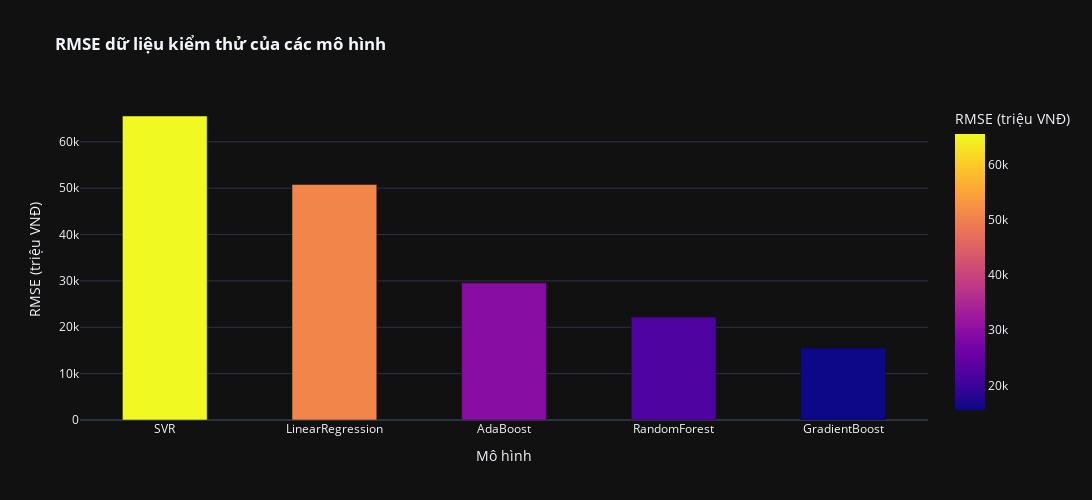

The cell this chart's notebook holds for it:
### Markdown cell above
-   Dữ liệu sau khi được xử lí ngoại lệ kết hợp chuẩn hóa có giá trị chênh lệch trung bình của giá dự đoán từ mô hình và giá trị thực tế (RMSE) gấp từ 2 - 4 lần so với dữ liệu không tiền xử lí ở các mô hình Random Forest, Gradient Boost, AdaBoost. Vì vậy không thể dùng dữ liệu sau khi xử lí ngoại lệ kết hợp chuẩn hóa để sử dụng cho các mô hình này được.
-   So với dữ liệu không được tiền xử lí, dữ liệu được chuẩn hóa có RMSE thấp hơn ở 3/5 mô hình  nên có thể sử dụng dữ liệu đã chuẩn hóa trong trường hợp sử dụng các mô hình Gradient Boost, AdaBoost.

### Code cell
df_plot = result_test_df.iloc[[1]].transpose()
df_plot.columns = ['RMSE']
df_plot = df_plot.sort_values('RMSE', ascending=False)
fig = px.bar(data_frame=df_plot, y='RMSE', color='RMSE', labels={
             'RMSE': 'RMSE (triệu VNĐ)', 'index': 'Mô hình'}, title="<b>RMSE dữ liệu kiểm thử của các mô hình</b>", template='plotly_dark')
fig.update_layout(bargap=0.5, width=1200, height=500)
fig.show()

### Figure 1 — Plotly figure (JSON) as saved in the notebook; plotly's stock layout.template omitted (floating-point values rounded to 4 significant figures)
{"data": [{"alignmentgroup": "True", "hovertemplate": "Mô hình=%{x}<br>RMSE (triệu VNĐ)=%{marker.color}<extra></extra>", "legendgroup": "", "marker": {"color": [65570.0, 50790.0, 29580.0, 22190.0, 15540.0], "coloraxis": "coloraxis", "pattern": {"shape": ""}}, "name": "", "offsetgroup": "", "orientation": "v", "showlegend": false, "textposition": "auto", "type": "bar", "x": ["SVR", "LinearRegression", "AdaBoost", "RandomForest", "GradientBoost"], "xaxis": "x", "y": [65570.0, 50790.0, 29580.0, 22190.0, 15540.0], "yaxis": "y"}], "layout": {"bargap": 0.5, "barmode": "relative", "coloraxis": {"colorbar": {"title": {"text": "RMSE (triệu VNĐ)"}}, "colorscale": [[0, "#0d0887"], [0.1111, "#46039f"], [0.2222, "#7201a8"], [0.3333, "#9c179e"], [0.4444, "#bd3786"], [0.5556, "#d8576b"], [0.6667, "#ed7953"], [0.7778, "#fb9f3a"], [0.8889, "#fdca26"], [1, "#f0f921"]]}, "height": 500, "legend": {"tracegroupgap": 0}, "title": {"text": "<b>RMSE dữ liệu kiểm thử của các mô hình</b>"}, "width": 1200, "xaxis": {"anchor": "y", "domain": [0, 1], "title": {"text": "Mô hình"}}, "yaxis": {"anchor": "x", "domain": [0, 1], "title": {"text": "RMSE (triệu VNĐ)"}}}}
